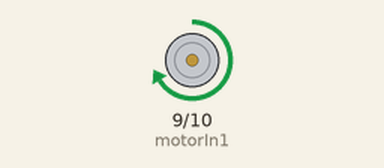
Simulated run of this sketch. Board: Arduino Uno, built with avr-gcc and run on an emulated ATmega328P. Shown: motor-driver pin pairs drawn as motors (green arrow = first pin HIGH = forward, orange = second pin HIGH = backward, longer = more drive).

Above: at 1.5 s.
At 4.5 s:
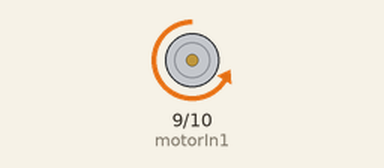
Timing chart, 0 to 7.8 s (numbered marks = the images above):
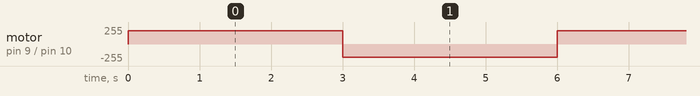

The sketch:

lab_6.ino
```cpp
//DC Motor Control
//The DC motor
const int motorIn1 = 9;  //attach to one of the pin of the motor
const int motorIn2 = 10;  //attach to another pin of the motor
void setup()
{
  pinMode(motorIn1,OUTPUT);  //initialize the motorIn1 pin as output
  pinMode(motorIn2,OUTPUT);  //initialize the motorIn2 pin as output
}
void loop()
{
  clockwise(200);  //rotate clockwise
  delay(3000);
//wait for a second

  counterclockwise(200);  //rotate counterclockwise
  delay(3000);
//wait for a second
}

//drive motor rotate clockwise
void clockwise(int Speed)
{
  analogWrite(motorIn1,Speed);  //set the speed of motor
  analogWrite(motorIn2,0);  //stop the motorIn2 pin of motor
}

//The function to drive
//motor rotate counterclockwise
void
counterclockwise(int Speed)

{
  analogWrite(motorIn1,0);  //stop the motorIn1 pin of motor
  analogWrite(motorIn2,Speed);  //set the speed of motor
}
```

Measured:
- by itself, motor on pin 9 (motorIn1) / pin 10 (motorIn2): alternates forward 200/255 for 3.0 s and backward 200/255 for 3.0 s
